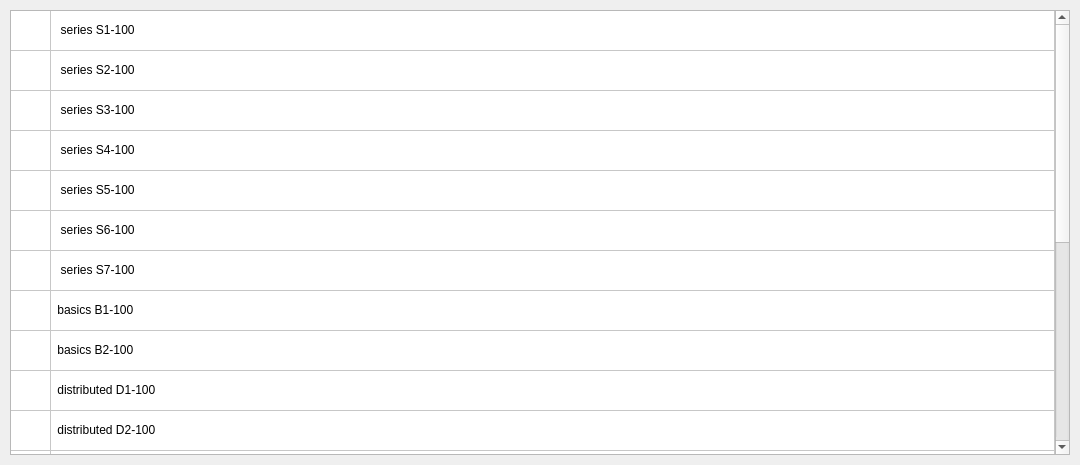
                 <widget class="QStackedWidget" name="stackedWidget_9_100sys">
                  <property name="sizePolicy">
                   <sizepolicy hsizetype="Expanding" vsizetype="Expanding">
                    <horstretch>0</horstretch>
                    <verstretch>0</verstretch>
                   </sizepolicy>
                  </property>
                  <property name="minimumSize">
                   <size>
                    <width>1080</width>
                    <height>465</height>
                   </size>
                  </property>
                  <property name="currentIndex">
                   <number>0</number>
                  </property>
                  <widget class="QWidget" name="page_10_1">
                   <layout class="QVBoxLayout" name="verticalLayout_4">
                    <property name="spacing">
                     <number>0</number>
                    </property>
                    <property name="leftMargin">
                     <number>10</number>
                    </property>
                    <property name="topMargin">
                     <number>10</number>
                    </property>
                    <property name="rightMargin">
                     <number>10</number>
                    </property>
                    <property name="bottomMargin">
                     <number>10</number>
                    </property>
                    <item>
                     <widget class="QTableWidget" name="tableWidget_11_1">
                      <property name="styleSheet">
                       <string notr="true">QTableWidget:item:hover
{
background-color :#EEEEEE;
}
QTableWidget:item:selected
{
color:#000000;
background-color :#EEEEEE;
padding-left:1px;
padding-top:1px;
}

/*
QTableWidget{
color:#DCDCDC;
background:#444444;
border:1px solid #242424;
alternate-background-color:#525252;
gridline-color:#242424;
}
 
QTableWidget::item:selected{
color:#DCDCDC;
background:qlineargradient(spread:pad,x1:0,y1:0,x2:0,y2:1,stop:0 #484848,stop:1 #383838);
}
 
QTableWidget::item:hover{
background:#5B5B5B;
}
QHeaderView::section{
text-align:center;
background:#5E5E5E;
padding:3px;
margin:0px;
color:#DCDCDC;
border:1px solid #242424;
border-left-width:0;
}
 
QScrollBar:vertical{
background:#484848;
padding:0px;
border-radius:6px;
max-width:12px;
}
 
 
QScrollBar::handle:vertical{
background:#CCCCCC;
}
 
QScrollBar::handle:hover:vertical,QScrollBar::handle:pressed:vertical{
background:#A7A7A7;
}
QScrollBar::sub-page:vertical{
background:444444;
}
 
 
QScrollBar::add-page:vertical{
background:5B5B5B;
}
 
QScrollBar::add-line:vertical{
background:none;
}
QScrollBar::sub-line:vertical{
background:none;
}
*/</string>
                      </property>
                      <property name="frameShape">
                       <enum>QFrame::StyledPanel</enum>
                      </property>
                      <property name="frameShadow">
                       <enum>QFrame::Plain</enum>
                      </property>
                      <property name="lineWidth">
                       <number>1</number>
                      </property>
                      <property name="midLineWidth">
                       <number>0</number>
                      </property>
                      <property name="verticalScrollBarPolicy">
                       <enum>Qt::ScrollBarAsNeeded</enum>
                      </property>
                      <property name="sizeAdjustPolicy">
                       <enum>QAbstractScrollArea::AdjustIgnored</enum>
                      </property>
                      <property name="editTriggers">
                       <set>QAbstractItemView::NoEditTriggers</set>
                      </property>
                      <property name="alternatingRowColors">
                       <bool>false</bool>
                      </property>
                      <property name="selectionMode">
                       <enum>QAbstractItemView::SingleSelection</enum>
                      </property>
                      <property name="iconSize">
                       <size>
                        <width>32</width>
                        <height>32</height>
                       </size>
                      </property>
                      <property name="textElideMode">
                       <enum>Qt::ElideNone</enum>
                      </property>
                      <property name="verticalScrollMode">
                       <enum>QAbstractItemView::ScrollPerItem</enum>
                      </property>
                      <property name="horizontalScrollMode">
                       <enum>QAbstractItemView::ScrollPerItem</enum>
                      </property>
                      <property name="gridStyle">
                       <enum>Qt::CustomDashLine</enum>
                      </property>
                      <property name="sortingEnabled">
                       <bool>true</bool>
                      </property>
                      <property name="rowCount">
                       <number>21</number>
                      </property>
                      <property name="columnCount">
                       <number>2</number>
                      </property>
                      <attribute name="horizontalHeaderVisible">
                       <bool>false</bool>
                      </attribute>
                      <attribute name="horizontalHeaderCascadingSectionResizes">
                       <bool>false</bool>
                      </attribute>
                      <attribute name="horizontalHeaderMinimumSectionSize">
                       <number>40</number>
                      </attribute>
                      <attribute name="horizontalHeaderDefaultSectionSize">
                       <number>40</number>
                      </attribute>
                      <attribute name="horizontalHeaderHighlightSections">
                       <bool>false</bool>
                      </attribute>
                      <attribute name="horizontalHeaderShowSortIndicator" stdset="0">
                       <bool>true</bool>
                      </attribute>
                      <attribute name="horizontalHeaderStretchLastSection">
                       <bool>true</bool>
                      </attribute>
                      <attribute name="verticalHeaderVisible">
                       <bool>false</bool>
                      </attribute>
                      <attribute name="verticalHeaderCascadingSectionResizes">
                       <bool>true</bool>
                      </attribute>
                      <attribute name="verticalHeaderMinimumSectionSize">
                       <number>40</number>
                      </attribute>
                      <attribute name="verticalHeaderDefaultSectionSize">
                       <number>40</number>
                      </attribute>
                      <attribute name="verticalHeaderShowSortIndicator" stdset="0">
                       <bool>true</bool>
                      </attribute>
                      <attribute name="verticalHeaderStretchLastSection">
                       <bool>true</bool>
                      </attribute>
                      <row>
                       <property name="text">
                        <string>新建行</string>
                       </property>
                      </row>
                      <row>
                       <property name="text">
                        <string>新建行</string>
                       </property>
                      </row>
                      <row>
                       <property name="text">
                        <string>新建行</string>
                       </property>
                      </row>
                      <row>
                       <property name="text">
                        <string>新建行</string>
                       </property>
                      </row>
                      <row>
                       <property name="text">
                        <string>新建行</string>
                       </property>
                      </row>
                      <row/>
                      <row/>
                      <row/>
                      <row/>
                      <row/>
                      <row/>
                      <row/>
                      <row/>
                      <row/>
                      <row/>
                      <row/>
                      <row/>
                      <row/>
                      <row/>
                      <row/>
                      <row/>
                      <column>
                       <property name="text">
                        <string>新建列</string>
                       </property>
                      </column>
                      <column>
                       <property name="text">
                        <string>新建列</string>
                       </property>
                      </column>
                      <item row="0" column="0">
                       <property name="text">
                        <string/>
                       </property>
                       <property name="icon">
                        <iconset resource="icon.qrc">
                         <normaloff>:/new/prefix_icon/icon/information.png</normaloff>:/new/prefix_icon/icon/information.png</iconset>
                       </property>
                      </item>
                      <item row="0" column="1">
                       <property name="text">
                        <string>  series S1-100</string>
                       </property>
                       <property name="font">
                        <font>
                         <pointsize>9</pointsize>
                        </font>
                       </property>
                       <property name="textAlignment">
                        <set>AlignLeading|AlignVCenter</set>
                       </property>
                       <property name="icon">
                        <iconset resource="icon.qrc">
                         <normaloff>:/new/prefix_icon/icon/sysdemo.png</normaloff>:/new/prefix_icon/icon/sysdemo.png</iconset>
                       </property>
                      </item>
                      <item row="1" column="0">
                       <property name="text">
                        <string/>
                       </property>
                       <property name="icon">
                        <iconset resource="icon.qrc">
                         <normaloff>:/new/prefix_icon/icon/information_read.png</normaloff>:/new/prefix_icon/icon/information_read.png</iconset>
                       </property>
                      </item>
                      <item row="1" column="1">
                       <property name="text">
                        <string>  series S2-100</string>
                       </property>
                       <property name="icon">
                        <iconset resource="icon.qrc">
                         <normaloff>:/new/prefix_icon/icon/example.png</normaloff>:/new/prefix_icon/icon/example.png</iconset>
                       </property>
                      </item>
                      <item row="2" column="0">
                       <property name="text">
                        <string/>
                       </property>
                       <property name="icon">
                        <iconset resource="icon.qrc">
                         <normaloff>:/new/prefix_icon/icon/information.png</normaloff>:/new/prefix_icon/icon/information.png</iconset>
                       </property>
                      </item>
                      <item row="2" column="1">
                       <property name="text">
                        <string>  series S3-100</string>
                       </property>
                       <property name="icon">
                        <iconset resource="icon.qrc">
                         <normaloff>:/new/prefix_icon/icon/example.png</normaloff>:/new/prefix_icon/icon/example.png</iconset>
                       </property>
                      </item>
                      <item row="3" column="0">
                       <property name="text">
                        <string/>
                       </property>
                       <property name="icon">
                        <iconset resource="icon.qrc">
                         <normaloff>:/new/prefix_icon/icon/information_read.png</normaloff>:/new/prefix_icon/icon/information_read.png</iconset>
                       </property>
                      </item>
                      <item row="3" column="1">
                       <property name="text">
                        <string>  series S4-100</string>
                       </property>
                       <property name="icon">
                        <iconset resource="icon.qrc">
                         <normaloff>:/new/prefix_icon/icon/example.png</normaloff>:/new/prefix_icon/icon/example.png</iconset>
                       </property>
                      </item>
                      <item row="4" column="0">
                       <property name="text">
                        <string/>
                       </property>
                       <property name="icon">
                        <iconset resource="icon.qrc">
                         <normaloff>:/new/prefix_icon/icon/information_read.png</normaloff>:/new/prefix_icon/icon/information_read.png</iconset>
                       </property>
                      </item>
                      <item row="4" column="1">
                       <property name="text">
                        <string>  series S5-100</string>
                       </property>
                       <property name="icon">
                        <iconset resource="icon.qrc">
                         <normaloff>:/new/prefix_icon/icon/example.png</normaloff>:/new/prefix_icon/icon/example.png</iconset>
                       </property>
                      </item>
                      <item row="5" column="0">
                       <property name="text">
                        <string/>
                       </property>
                       <property name="icon">
                        <iconset resource="icon.qrc">
                         <normaloff>:/new/prefix_icon/icon/information.png</normaloff>:/new/prefix_icon/icon/information.png</iconset>
                       </property>
                      </item>
                      <item row="5" column="1">
                       <property name="text">
                        <string>  series S6-100</string>
                       </property>
                       <property name="icon">
                        <iconset resource="icon.qrc">
                         <normaloff>:/new/prefix_icon/icon/example.png</normaloff>:/new/prefix_icon/icon/example.png</iconset>
                       </property>
                      </item>
                      <item row="6" column="0">
                       <property name="text">
                        <string/>
                       </property>
                       <property name="icon">
                        <iconset resource="icon.qrc">
                         <normaloff>:/new/prefix_icon/icon/information_read.png</normaloff>:/new/prefix_icon/icon/information_read.png</iconset>
                       </property>
                      </item>
                      <item row="6" column="1">
                       <property name="text">
                        <string>  series S7-100</string>
                       </property>
                       <property name="icon">
                        <iconset resource="icon.qrc">
                         <normaloff>:/new/prefix_icon/icon/example.png</normaloff>:/new/prefix_icon/icon/example.png</iconset>
                       </property>
                      </item>
                      <item row="7" column="0">
                       <property name="text">
                        <string/>
                       </property>
                       <property name="icon">
                        <iconset resource="icon.qrc">
                         <normaloff>:/new/prefix_icon/icon/information_read.png</normaloff>:/new/prefix_icon/icon/information_read.png</iconset>
                       </property>
                      </item>
                      <item row="7" column="1">
                       <property name="text">
                        <string> basics B1-100</string>
                       </property>
                       <property name="icon">
                        <iconset resource="icon.qrc">
                         <normaloff>:/new/prefix_icon/icon/example.png</normaloff>:/new/prefix_icon/icon/example.png</iconset>
                       </property>
                      </item>
                      <item row="8" column="0">
                       <property name="text">
                        <string/>
                       </property>
                       <property name="icon">
                        <iconset resource="icon.qrc">
                         <normaloff>:/new/prefix_icon/icon/information.png</normaloff>:/new/prefix_icon/icon/information.png</iconset>
                       </property>
                      </item>
                      <item row="8" column="1">
                       <property name="text">
                        <string> basics B2-100</string>
                       </property>
                       <property name="icon">
                        <iconset resource="icon.qrc">
                         <normaloff>:/new/prefix_icon/icon/example.png</normaloff>:/new/prefix_icon/icon/example.png</iconset>
                       </property>
                      </item>
                      <item row="9" column="0">
                       <property name="text">
                        <string/>
                       </property>
                       <property name="icon">
                        <iconset resource="icon.qrc">
                         <normaloff>:/new/prefix_icon/icon/information_read.png</normaloff>:/new/prefix_icon/icon/information_read.png</iconset>
                       </property>
                      </item>
                      <item row="9" column="1">
                       <property name="text">
                        <string> distributed D1-100</string>
                       </property>
                       <property name="icon">
                        <iconset resource="icon.qrc">
                         <normaloff>:/new/prefix_icon/icon/example.png</normaloff>:/new/prefix_icon/icon/example.png</iconset>
                       </property>
                      </item>
                      <item row="10" column="0">
                       <property name="text">
                        <string/>
                       </property>
                       <property name="icon">
                        <iconset resource="icon.qrc">
                         <normaloff>:/new/prefix_icon/icon/information.png</normaloff>:/new/prefix_icon/icon/information.png</iconset>
                       </property>
                      </item>
                      <item row="10" column="1">
                       <property name="text">
                        <string> distributed D2-100</string>
                       </property>
                       <property name="icon">
                        <iconset resource="icon.qrc">
                         <normaloff>:/new/prefix_icon/icon/example.png</normaloff>:/new/prefix_icon/icon/example.png</iconset>
                       </property>
                      </item>
                      <item row="11" column="0">
                       <property name="text">
                        <string/>
                       </property>
                       <property name="icon">
                        <iconset resource="icon.qrc">
                         <normaloff>:/new/prefix_icon/icon/information_read.png</normaloff>:/new/prefix_icon/icon/information_read.png</iconset>
                       </property>
                      </item>
                      <item row="11" column="1">
                       <property name="text">
                        <string> distributed D3-100</string>
                       </property>
                       <property name="icon">
                        <iconset resource="icon.qrc">
                         <normaloff>:/new/prefix_icon/icon/example.png</normaloff>:/new/prefix_icon/icon/example.png</iconset>
                       </property>
                      </item>
                      <item row="12" column="0">
                       <property name="text">
                        <string/>
                       </property>
                       <property name="icon">
                        <iconset resource="icon.qrc">
                         <normaloff>:/new/prefix_icon/icon/information.png</normaloff>:/new/prefix_icon/icon/information.png</iconset>
                       </property>
                      </item>
                      <item row="12" column="1">
                       <property name="text">
                        <string> distributed D4-100</string>
                       </property>
                       <property name="icon">
                        <iconset resource="icon.qrc">
                         <normaloff>:/new/prefix_icon/icon/example.png</normaloff>:/new/prefix_icon/icon/example.png</iconset>
                       </property>
                      </item>
                      <item row="13" column="0">
                       <property name="text">
                        <string/>
                       </property>
                       <property name="icon">
                        <iconset resource="icon.qrc">
                         <normaloff>:/new/prefix_icon/icon/information_read.png</normaloff>:/new/prefix_icon/icon/information_read.png</iconset>
                       </property>
                      </item>
                      <item row="13" column="1">
                       <property name="text">
                        <string> soft C1-100</string>
                       </property>
                       <property name="icon">
                        <iconset resource="icon.qrc">
                         <normaloff>:/new/prefix_icon/icon/example.png</normaloff>:/new/prefix_icon/icon/example.png</iconset>
                       </property>
                      </item>
                      <item row="14" column="0">
                       <property name="text">
                        <string/>
                       </property>
                       <property name="icon">
                        <iconset resource="icon.qrc">
                         <normaloff>:/new/prefix_icon/icon/information.png</normaloff>:/new/prefix_icon/icon/information.png</iconset>
                       </property>
                      </item>
                      <item row="14" column="1">
                       <property name="text">
                        <string> soft C2-100</string>
                       </property>
                       <property name="icon">
                        <iconset resource="icon.qrc">
                         <normaloff>:/new/prefix_icon/icon/example.png</normaloff>:/new/prefix_icon/icon/example.png</iconset>
                       </property>
                      </item>
                      <item row="15" column="0">
                       <property name="text">
                        <string/>
                       </property>
                       <property name="icon">
                        <iconset resource="icon.qrc">
                         <normaloff>:/new/prefix_icon/icon/information_read.png</normaloff>:/new/prefix_icon/icon/information_read.png</iconset>
                       </property>
                      </item>
                      <item row="15" column="1">
                       <property name="text">
                        <string> soft C3-100</string>
                       </property>
                       <property name="icon">
                        <iconset resource="icon.qrc">
                         <normaloff>:/new/prefix_icon/icon/example.png</normaloff>:/new/prefix_icon/icon/example.png</iconset>
                       </property>
                      </item>
                      <item row="18" column="0">
                       <property name="text">
                        <string/>
                       </property>
                      </item>
                     </widget>
                    </item>
                   </layout>
                  </widget>
                  <widget class="QWidget" name="page_10_2">
                   <layout class="QGridLayout" name="gridLayout_6">
                    <item row="0" column="0">
                     <widget class="QLabel" name="label_11_1">
                      <property name="font">
                       <font>
                        <pointsize>12</pointsize>
                       </font>
                      </property>
                      <property name="text">
                       <string>没有搜索到匹配的元素，请检查。</string>
                      </property>
                      <property name="alignment">
                       <set>Qt::AlignHCenter|Qt::AlignTop</set>
                      </property>
                     </widget>
                    </item>
                   </layout>
                  </widget>
                 </widget>
